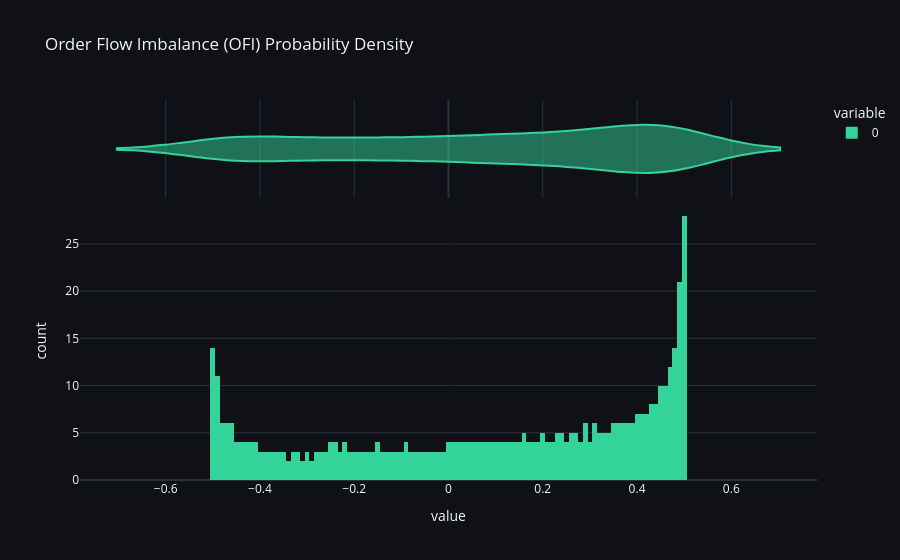

Notebook cell for this chart:
### Markdown cell above
## 2. Order Flow Imbalance (OFI) Distribution
Analyzing net pressure from active market orders vs passive resting liquidity.

### Code cell
ofi = np.zeros(T) + (np.sin(np.linspace(0, 10, T)) * 0.5)

fig_ofi = px.histogram(
    ofi, nbins=100, 
    marginal="violin", 
    title="Order Flow Imbalance (OFI) Probability Density",
    color_discrete_sequence=['#34d399']
)
fig_ofi.update_layout(**PLOTLY_DARK)
fig_ofi.show()

### Figure 1 — Plotly figure (JSON) as saved in the notebook; plotly's stock layout.template omitted (floating-point values rounded to 4 significant figures; data arrays with more than 128 entries replaced by an {"elided": "..."} marker saying what was removed)
{"data": [{"bingroup": "x", "hovertemplate": "variable=0<br>value=%{x}<br>count=%{y}<extra></extra>", "legendgroup": "0", "marker": {"color": "#34d399", "pattern": {"shape": ""}}, "name": "0", "nbinsx": 100, "orientation": "v", "showlegend": true, "type": "histogram", "x": {"elided": "500 float values"}, "xaxis": "x", "yaxis": "y"}, {"hovertemplate": "variable=0<br>value=%{x}<extra></extra>", "legendgroup": "0", "marker": {"color": "#34d399"}, "name": "0", "scalegroup": "x", "showlegend": false, "type": "violin", "x": {"elided": "500 float values"}, "xaxis": "x2", "yaxis": "y2"}], "layout": {"barmode": "relative", "legend": {"title": {"text": "variable"}, "tracegroupgap": 0}, "paper_bgcolor": "#0f1117", "plot_bgcolor": "#0f1117", "title": {"text": "Order Flow Imbalance (OFI) Probability Density"}, "xaxis": {"anchor": "y", "domain": [0, 1], "title": {"text": "value"}}, "xaxis2": {"anchor": "y2", "domain": [0, 1], "matches": "x", "showgrid": true, "showticklabels": false}, "yaxis": {"anchor": "x", "domain": [0, 0.7326], "title": {"text": "count"}}, "yaxis2": {"anchor": "x2", "domain": [0.7426, 1], "matches": "y2", "showgrid": false, "showline": false, "showticklabels": false, "ticks": ""}}}
